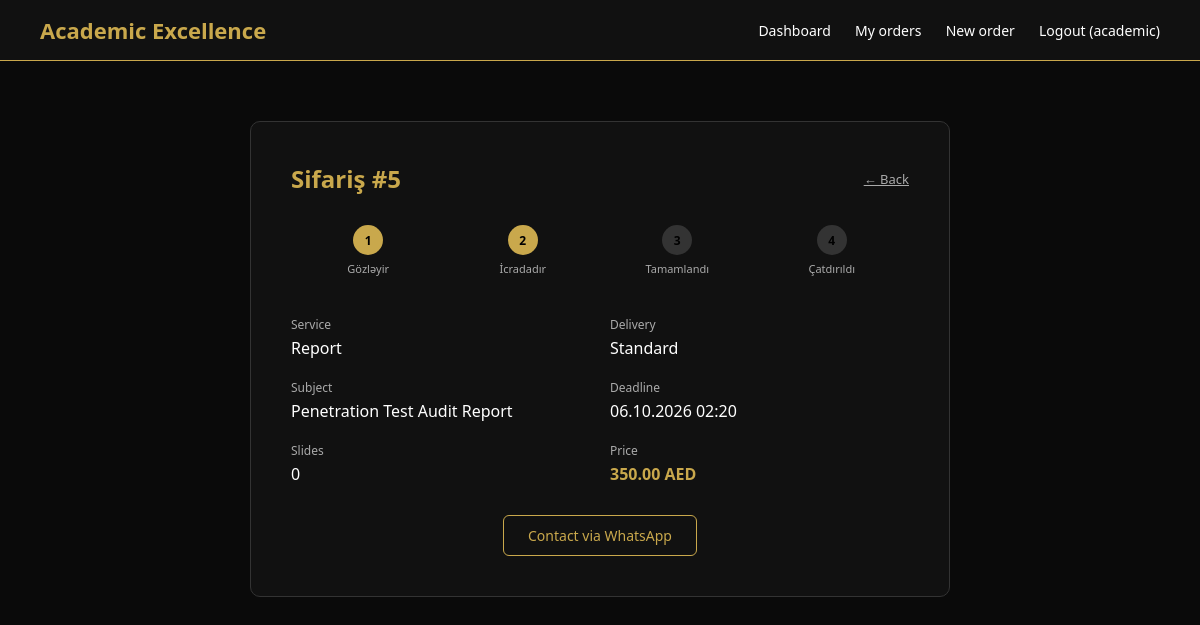
/dashboard/orders/5/ (signed in), run on the app's committed database.
### orders/models.py (models this page shows, shortened)
class Order(models.Model):
    STATUS_CHOICES = [
        ('pending', 'Gözləyir'),
        ('in_progress', 'İcradadır'),
        ('completed', 'Tamamlandı'),
        ('delivered', 'Çatdırıldı'),
    ]
    SERVICE_CHOICES = [
        ('presentation', 'Presentation'),
        ('essay', 'Essay'),
        ('report', 'Report'),
        ('poster', 'Poster'),
    ]
    DELIVERY_CHOICES = [
        ('standard', 'Standard'),
    ]
    PRICES = {
        ('presentation', 'standard'): 300,
        ('essay', 'standard'): 200,
        ('report', 'standard'): 350,
        ('poster', 'standard'): 150,
    }
    user = models.ForeignKey(User, on_delete=models.CASCADE)
    service = models.CharField(max_length=50, choices=SERVICE_CHOICES)
    topic = models.CharField(max_length=200)
    deadline = models.DateTimeField()
    delivery_type = models.CharField(max_length=20, choices=DELIVERY_CHOICES, default='standard')
    slides = models.IntegerField(default=0)
    price = models.DecimalField(max_digits=10, decimal_places=2, default=0)
    status = models.CharField(max_length=20, choices=STATUS_CHOICES, default='pending')
    notes = models.TextField(blank=True)
    created_at = models.DateTimeField(auto_now_add=True)
    is_paid = models.BooleanField(default=False)
    content_file = models.FileField(upload_to='orders/files/', blank=True, null=True)
    content_link = models.URLField(blank=True, null=True)
    content_note = models.TextField(blank=True)

### orders/views.py (the view)
# urls.py: path('dashboard/orders/<int:pk>/', views.order_detail, name='order_detail'),
@login_required
def order_detail(request, pk):
    order = get_object_or_404(Order, pk=pk, user=request.user)
    steps = [
        ('pending', 'Gözləyir'),
        ('in_progress', 'İcradadır'),
        ('completed', 'Tamamlandı'),
        ('delivered', 'Çatdırıldı'),
    ]
    status_list = [s[0] for s in steps]
    step_index = status_list.index(order.status) + 1
    return render(request, 'orders/order_detail.html', {
        'order': order,
        'steps': steps,
        'step_index': step_index,
    })

### templates/orders/order_detail.html (shortened to what this page needs)
{% extends 'base.html' %}
{% block content %}
<div style="max-width:700px; margin:60px auto;">
    <div style="background:#111; padding:40px; border-radius:10px; border:1px solid #333;">
        <div style="display:flex; justify-content:space-between; align-items:center; margin-bottom:30px;">
            <h2 style="color:#c9a84c;">Sifariş #{{ order.pk }}</h2>
            <a href="/dashboard/orders/" style="color:#aaa; font-size:13px;">← Back</a>
        </div>
        <div style="display:flex; justify-content:space-between; margin-bottom:40px;">
            {% for step, label in steps %}
            <div style="text-align:center; flex:1;">
                <div
                    style="width:30px; height:30px; border-radius:50%; margin:0 auto 6px;
                    background:{% if forloop.counter <= step_index %}#c9a84c{% else %}#333{% endif %};
                    display:flex; align-items:center; justify-content:center; font-size:12px; color:#000; font-weight:bold;">
                    {{ forloop.counter }}
                </div>
                <p style="color:#aaa; font-size:11px;">{{ label }}</p>
            </div>
            {% endfor %}
        </div>
        <div style="display:grid; grid-template-columns:1fr 1fr; gap:20px; margin-bottom:30px;">
            <div>
                <p style="color:#aaa; font-size:12px; margin-bottom:4px;">Service</p>
                <p style="color:#fff;">{{ order.get_service_display }}</p>
            </div>
            <div>
                <p style="color:#aaa; font-size:12px; margin-bottom:4px;">Delivery</p>
                <p style="color:#fff;">{{ order.get_delivery_type_display }}</p>
            </div>
            <div>
                <p style="color:#aaa; font-size:12px; margin-bottom:4px;">Subject</p>
                <p style="color:#fff;">{{ order.topic }}</p>
            </div>
            <div>
                <p style="color:#aaa; font-size:12px; margin-bottom:4px;">Deadline</p>
                <p style="color:#fff;">{{ order.deadline|date:"d.m.Y H:i" }}</p>
            </div>
            <div>
                <p style="color:#aaa; font-size:12px; margin-bottom:4px;">Slides</p>
                <p style="color:#fff;">{{ order.slides }}</p>
            </div>
            <div>
                <p style="color:#aaa; font-size:12px; margin-bottom:4px;">Price</p>
                <p style="color:#c9a84c; font-weight:bold;">{{ order.price }} AED</p>
            </div>
        </div>
        <div style="margin-top:30px; text-align:center;">
            <a href="https://wa.me/994704440404?text=I+want+to+get+information+about+Order+%23{{ order.pk }}"
                target="_blank" class="btn btn-outline">
                Contact via WhatsApp
            </a>
        </div>
    </div>
</div>
{% endblock %}

### templates/base.html (shortened to what this page needs)
<!DOCTYPE html>
<html lang="en">
<head>
</head>
<body>
    <nav>
        <a href="/" class="logo">Academic Excellence</a>
        <div class="nav-links">
            {% if user.is_authenticated %}
            <a href="/dashboard/">Dashboard</a>
            <a href="/dashboard/orders/">My orders</a>
            <a href="/dashboard/orders/new/">New order</a>
            <a href="/accounts/logout/">Logout ({{ user.username }})</a>
            {% else %}
            <a href="/accounts/login/">Sign in</a>
            <a href="/accounts/register/">Register</a>
            {% endif %}
        </div>
    </nav>
    {% block content %}{% endblock %}
</body>
</html>

### templates/base.html (style rules this page uses)
* { margin: 0; padding: 0; box-sizing: border-box; }
body { font-family: 'Segoe UI', sans-serif; background: #0a0a0a; color: #fff; }
nav { background: #111; padding: 15px 40px; display: flex; justify-content: space-between; align-items: center; border-bottom: 1px solid #c9a84c; }
nav .logo { color: #c9a84c; font-size: 22px; font-weight: bold; text-decoration: none; }
nav .nav-links a { color: #fff; text-decoration: none; margin-left: 20px; font-size: 14px; }
.btn { display: inline-block; padding: 10px 24px; border-radius: 6px; text-decoration: none; font-size: 14px; cursor: pointer; border: none; }
.btn-outline { border: 1px solid #c9a84c; color: #c9a84c; background: transparent; }

### data on the page
Order: pk "5", service "Report", delivery_type "Standard", topic "Penetration Test Audit Report", deadline "06.10.2026 02:20", slides "0", price "350.00"

### other printed values
{{ user.username }} "academic"
{{ label }} "Gözləyir" "İcradadır" "Tamamlandı" "Çatdırıldı"
